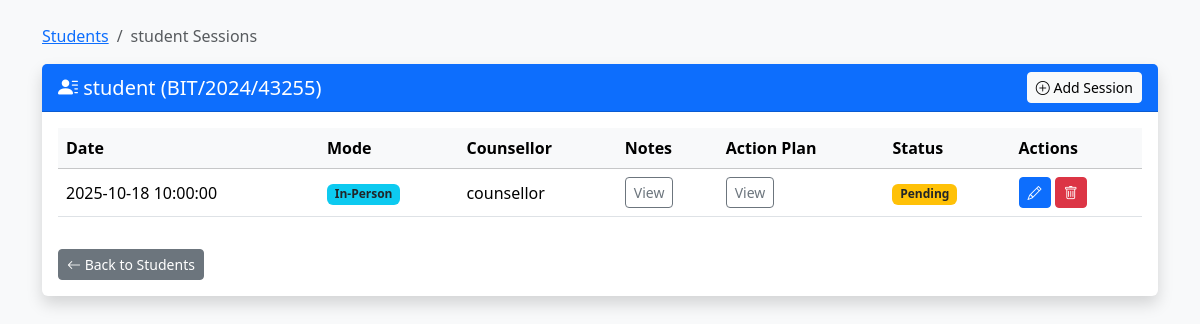
Before: /sessions.php?student_id=8 (signed in) with the older database file.
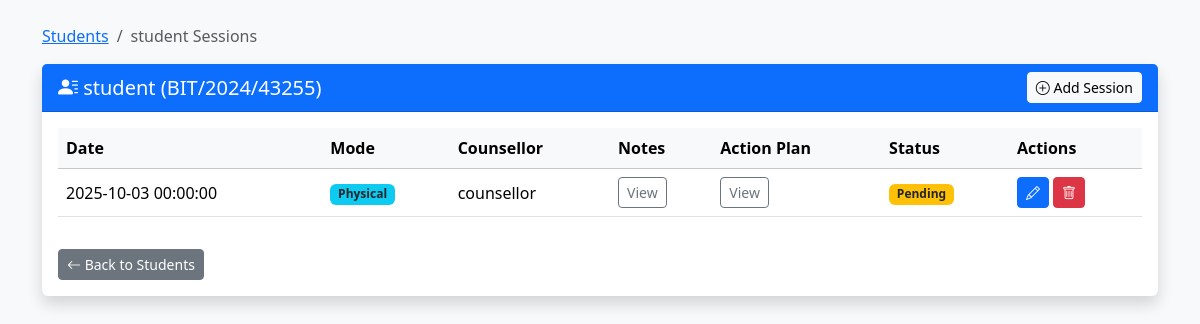
After: the same page with the newer database file.
### tables this page shows
CREATE TABLE `sessions` (
  `id` int(10) UNSIGNED NOT NULL,
  `student_id` int(10) UNSIGNED NOT NULL,
  `counsellor_id` int(10) UNSIGNED NOT NULL,
  `session_date` datetime NOT NULL,
  `mode` varchar(50) DEFAULT NULL,
  `notes` text DEFAULT NULL,
  `action_plan` text DEFAULT NULL,
  `status` varchar(50) DEFAULT 'Pending',
  `created_at` datetime DEFAULT current_timestamp(),
  `updated_at` datetime DEFAULT current_timestamp() ON UPDATE current_timestamp()
);

CREATE TABLE `users` (
  `id` int(10) UNSIGNED NOT NULL,
  `reg_no` varchar(50) DEFAULT NULL,
  `name` varchar(150) NOT NULL,
  `email` varchar(150) NOT NULL,
  `profile_pic` varchar(255) DEFAULT NULL,
  `password_hash` varchar(255) NOT NULL,
  `role` varchar(20) NOT NULL DEFAULT 'student',
  `status` varchar(20) NOT NULL DEFAULT 'pending',
  `created_at` timestamp NOT NULL DEFAULT current_timestamp()
);

### sessions.php (the view, shortened to what the changed rows need)
<?php
require 'db.php';
$student_id = intval($_GET['student_id']);
try {
    $stmt = $pdo->prepare("SELECT id, reg_no, name FROM users WHERE id = ?");
    $stmt->execute([$student_id]);
    $student = $stmt->fetch(PDO::FETCH_ASSOC);
    $stmt = $pdo->prepare("SELECT s.id, s.session_date, s.mode, s.notes, s.action_plan, s.status,
                                  u.name AS counsellor_name
                           FROM sessions s
                           JOIN users u ON s.counsellor_id = u.id
                           WHERE s.student_id = ?
                           ORDER BY s.session_date DESC");
    $stmt->execute([$student_id]);
    $sessions = $stmt->fetchAll(PDO::FETCH_ASSOC);
} catch (PDOException $e) {
    die("Error fetching sessions: " . $e->getMessage());
}
?>
<!DOCTYPE html>
<html lang="en">
<head>
    <link href="https://cdn.jsdelivr.net/npm/bootstrap@5.3.3/dist/css/bootstrap.min.css" rel="stylesheet">
    <link href="https://cdn.jsdelivr.net/npm/bootstrap-icons@1.11.3/font/bootstrap-icons.css" rel="stylesheet">
</head>
<body class="bg-light">
<div class="container mt-4">
    <div class="card shadow border-0">
        <div class="card-body">
            <?php if (empty($sessions)): ?>
                <div class="alert alert-info">
                    <i class="bi bi-info-circle"></i> No sessions found for this student.
                </div>
            <?php else: ?>
                <div class="table-responsive">
                    <table class="table align-middle table-hover">
                        <thead class="table-light">
                            <tr>
                                <th>Date</th>
                                <th>Mode</th>
                                <th>Counsellor</th>
                                <th>Notes</th>
                                <th>Action Plan</th>
                                <th>Status</th>
                                <th>Actions</th>
                            </tr>
                        </thead>
                        <tbody>
                            <?php foreach ($sessions as $s): ?>
                                <tr>
                                    <td><?= htmlspecialchars($s['session_date']) ?></td>
                                    <td><span class="badge bg-info text-dark"><?= htmlspecialchars($s['mode']) ?></span></td>
                                    <td><?= htmlspecialchars($s['counsellor_name']) ?></td>
                                    <td>
                                        <button class="btn btn-sm btn-outline-secondary"
                                                type="button"
                                                data-bs-toggle="collapse"
                                                data-bs-target="#notes<?= $s['id'] ?>">
                                            View
                                        </button>
                                    </td>
                                    <td>
                                        <button class="btn btn-sm btn-outline-secondary"
                                                type="button"
                                                data-bs-toggle="collapse"
                                                data-bs-target="#plan<?= $s['id'] ?>">
                                            View
                                        </button>
                                    </td>
                                    <td>
                                        <?php
                                            $badgeClass = match ($s['status']) {
                                                'Completed' => 'bg-success',
                                                'Pending'   => 'bg-warning text-dark',
                                                'Cancelled' => 'bg-danger',
                                                default     => 'bg-secondary'
                                            };
                                        ?>
                                        <span class="badge <?= $badgeClass ?>">
                                            <?= htmlspecialchars($s['status']) ?>
                                        </span>
                                    </td>
                                    <td>
                                        <a href="edit_session.php?id=<?= $s['id'] ?>&student_id=<?= $student['id'] ?>"
                                           class="btn btn-sm btn-primary">
                                           <i class="bi bi-pencil"></i>
                                        </a>
                                        <a href="delete_session.php?id=<?= $s['id'] ?>&student_id=<?= $student['id'] ?>"
                                           class="btn btn-sm btn-danger"
                                           onclick="return confirm('Are you sure you want to delete this session?')">
                                           <i class="bi bi-trash"></i>
                                        </a>
                                    </td>
                                </tr>
                            <?php endforeach; ?>
                        </tbody>
                    </table>
                </div>
            <?php endif; ?>
        </div>
    </div>
</div>
</body>
</html>

Changed rows visible on the page:
changed sessions "Pending": session_date "2025-10-18 10:00:00" → "2025-10-03 00:00:00"; mode "In-Person" → "Physical"
